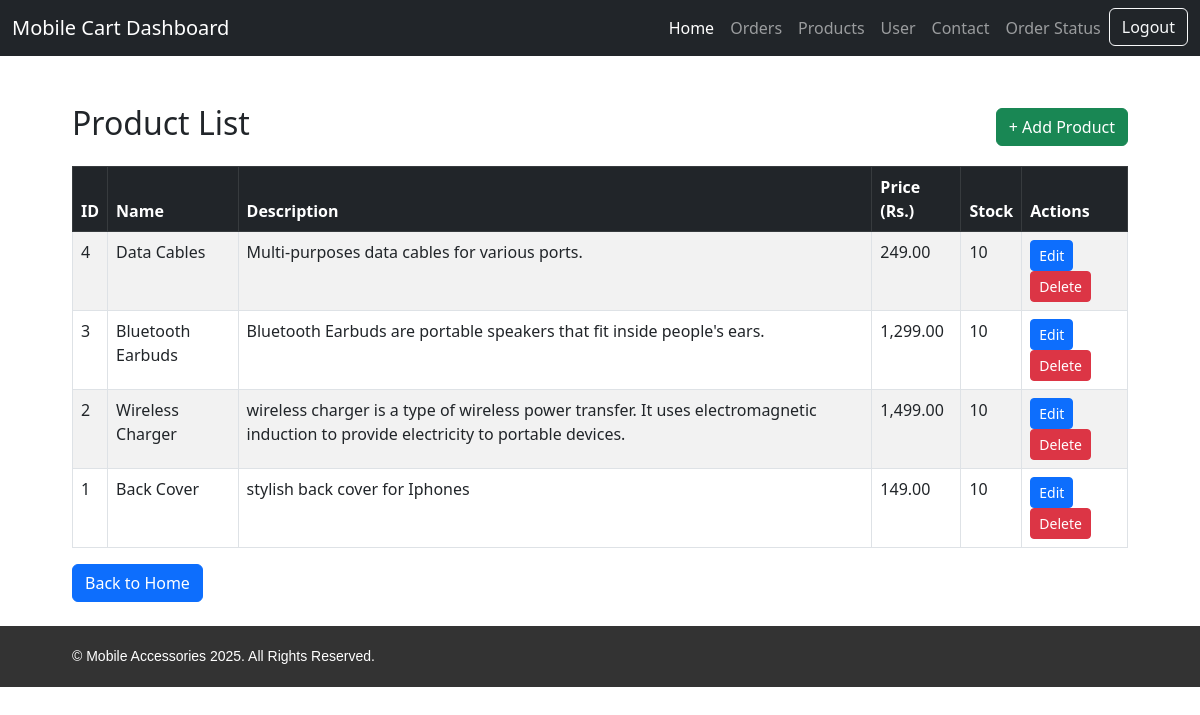
/products.php, run on the app's committed database.
### tables this page shows
CREATE TABLE `product` (
  `id` int(3) NOT NULL,
  `product_id` int(3) NOT NULL,
  `name` varchar(50) NOT NULL,
  `price` int(5) NOT NULL,
  `image_url` varchar(500) NOT NULL,
  `description` varchar(500) NOT NULL,
  `stock` int(11) NOT NULL,
  `created_at` timestamp NOT NULL DEFAULT current_timestamp(),
  `category` enum('Phone Cases','Cables','Chargers','Audio Accessories') DEFAULT NULL
);

### products.php (the view, shortened to what this page needs)
<?php
require 'db1.php';
try {
    $stmt = $pdo->query("SELECT * FROM product ORDER BY id DESC");
    $products = $stmt->fetchAll(PDO::FETCH_ASSOC);
} catch (PDOException $e) {
    die("Error fetching products: " . $e->getMessage());
}
?>
<!DOCTYPE html>
<html lang="en">
<head>
  <link href="https://cdn.jsdelivr.net/npm/bootstrap@5.3.0/dist/css/bootstrap.min.css" rel="stylesheet"/>
</head>
<body>
<?php include "./navdash.php" ?>
  <div class="container mt-5">
    <div class="d-flex justify-content-between align-items-center mb-3">
      <h2>Product List</h2>
      <a href="add_product.php" class="btn btn-success">+ Add Product</a>
    </div>
    <div class="table-responsive">
      <table class="table table-striped table-bordered">
        <thead class="table-dark">
          <tr>
            <th>ID</th>
            <th>Name</th>
            <th>Description</th>
            <th>Price (Rs.)</th>
            <th>Stock</th>
            <th>Actions</th>
          </tr>
        </thead>
        <tbody>
          <?php if (!empty($products)): ?>
            <?php foreach ($products as $product): ?>
              <tr>
                <td><?= htmlspecialchars($product['id']) ?></td>
                <td><?= htmlspecialchars($product['name']) ?></td>
                <td><?= htmlspecialchars($product['description']) ?></td>
                <td><?= number_format($product['price'], 2) ?></td>
                <td><?= htmlspecialchars($product['stock']) ?></td>
                <td>
                  <a href="edit_product.php?id=<?= $product['id'] ?>" class="btn btn-sm btn-primary">Edit</a>
                  <a href="delete_product.php?id=<?= $product['id'] ?>" class="btn btn-sm btn-danger" onclick="return confirm('Are you sure?')">Delete</a>
                </td>
              </tr>
            <?php endforeach; ?>
          <?php else: ?>
            <tr>
              <td colspan="6" class="text-center">No products found.</td>
            </tr>
          <?php endif; ?>
        </tbody>
      </table>
      <a href="dashboard.php" class="btn btn-primary">Back to Home</a>
    </div>
  </div>
  <br>
  <?php include 'footer.php';?>
</body>
</html>

### footer.php (style rules this page uses)
.container { width: 90%; margin: 0 auto; }

### data on the page
product: id "4", name "Data Cables", description "Multi-purposes data cables for various ports.", price "249.00", stock "10"
product: id "3", name "Bluetooth Earbuds", description "Bluetooth Earbuds are portable speakers that fit inside people's ears.", price "1,299.00", stock "10"
product: id "2", name "Wireless Charger", description "wireless charger is a type of wireless power transfer. It uses electromagnetic induction to provide electricity to portable devices.", price "1,499.00", stock "10"
product: id "1", name "Back Cover", description "stylish back cover for Iphones", price "149.00", stock "10"
